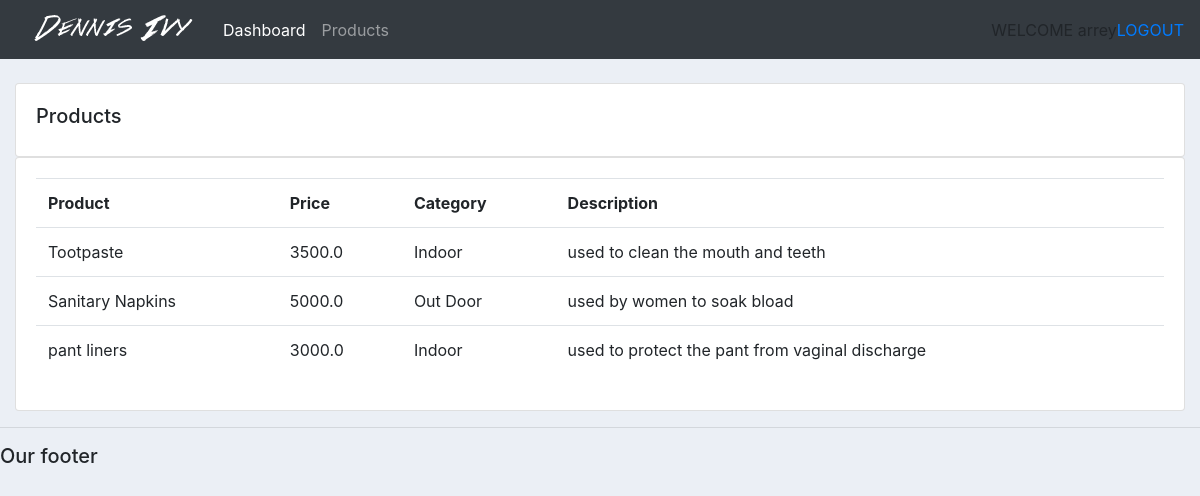
Screenshot of /products/ (signed in) with the database file from the repository.
### accounts/models.py (models this page shows, shortened)
class Product(models.Model):
	CATEGORY = (
		('Indoor', 'Indoor'),
		('Out Door', 'Out Door'),
		)
	name=models.CharField(max_length=200, null=True)
	price = models.FloatField(null=True)
	description = models.CharField(max_length=200, null=True)
	category = models.CharField(max_length=200, choices=CATEGORY)
	tag = models.ManyToManyField(Tag)

### accounts/views.py (the view)
# urls.py: path('products/', views.products, name='products'),
@login_required(login_url='login')
def products(request):
	product = Product.objects.all()
	cntx = {'products':product}
	return render(request, 'accounts/products.html',cntx)

### accounts/templates/accounts/products.html
{%  extends 'accounts/main.html' %}
{% block content %}
		<br>
		<div class="row">
			<div class="col-md">
				<div class="card card-body">
					<h5>Products</h5>
				</div>
				<div class="card card-body">
					<table class="table">
						<tr>
							<th>Product</th>
							<th>Price</th>
							<th>Category</th>
							<th>Description</th>
						</tr>
						{% for product in products %}
						<tr>
							<td>{{product.name}}</td>
							<td>{{product.price}}</td>
							<td>{{product.category}}</td>
							<td>{{product.description}}</td>
						</tr>
						{% endfor %}
					</table>
				</div>
			</div>
		</div>
{% endblock content %}

### accounts/templates/accounts/main.html (shortened to what this page needs)
{% load static %}
<!DOCTYPE html>
<html>
<head>
	<link rel="stylesheet" href="https://stackpath.bootstrapcdn.com/bootstrap/4.3.1/css/bootstrap.min.css">
	<link rel="stylesheet" type="text/css" href="{% static '/css/main.css' %}">
</head>
<body>
	{%  include 'accounts/navbar.html' %}
	<div class="container-fluid">
	{% block content %}
	{% endblock %}
    </div>
	<hr>
	<h5>Our footer</h5>
</body>
</html>

### accounts/templates/accounts/navbar.html (shortened to what this page needs)
{% load static %}
<nav class="navbar navbar-expand-lg navbar-dark bg-dark">
  <img src=" {% static "images/logo.png" %} ">
  <div class="collapse navbar-collapse" id="navbarNav">
    <ul class="navbar-nav">
      <li class="nav-item active">
        <a class="nav-link" href=" {% url "home" %} ">Dashboard</a>
      </li>
      <li class="nav-item">
        <a class="nav-link" href=" {% url "products" %} ">Products</a>
      </li>
    </ul>
  </div>
  <span class="hello-msg">WELCOME {{request.user}}</span>
  <span class="hello-msg"><a href="{% url 'logout' %}"> LOGOUT</a></span>
</nav>

### static/css/main.css (style rules this page uses)
body { background-color: #ebeff5; }

### rows the page displays
Product: name "Tootpaste", price "3500.0", category "Indoor", description "used to clean the mouth and teeth"
Product: name "Sanitary Napkins", price "5000.0", category "Out Door", description "used by women to soak bload"
Product: name "pant liners", price "3000.0", category "Indoor", description "used to protect the pant from vaginal discharge"

### other values shown
{{ request.user }} "arrey"
